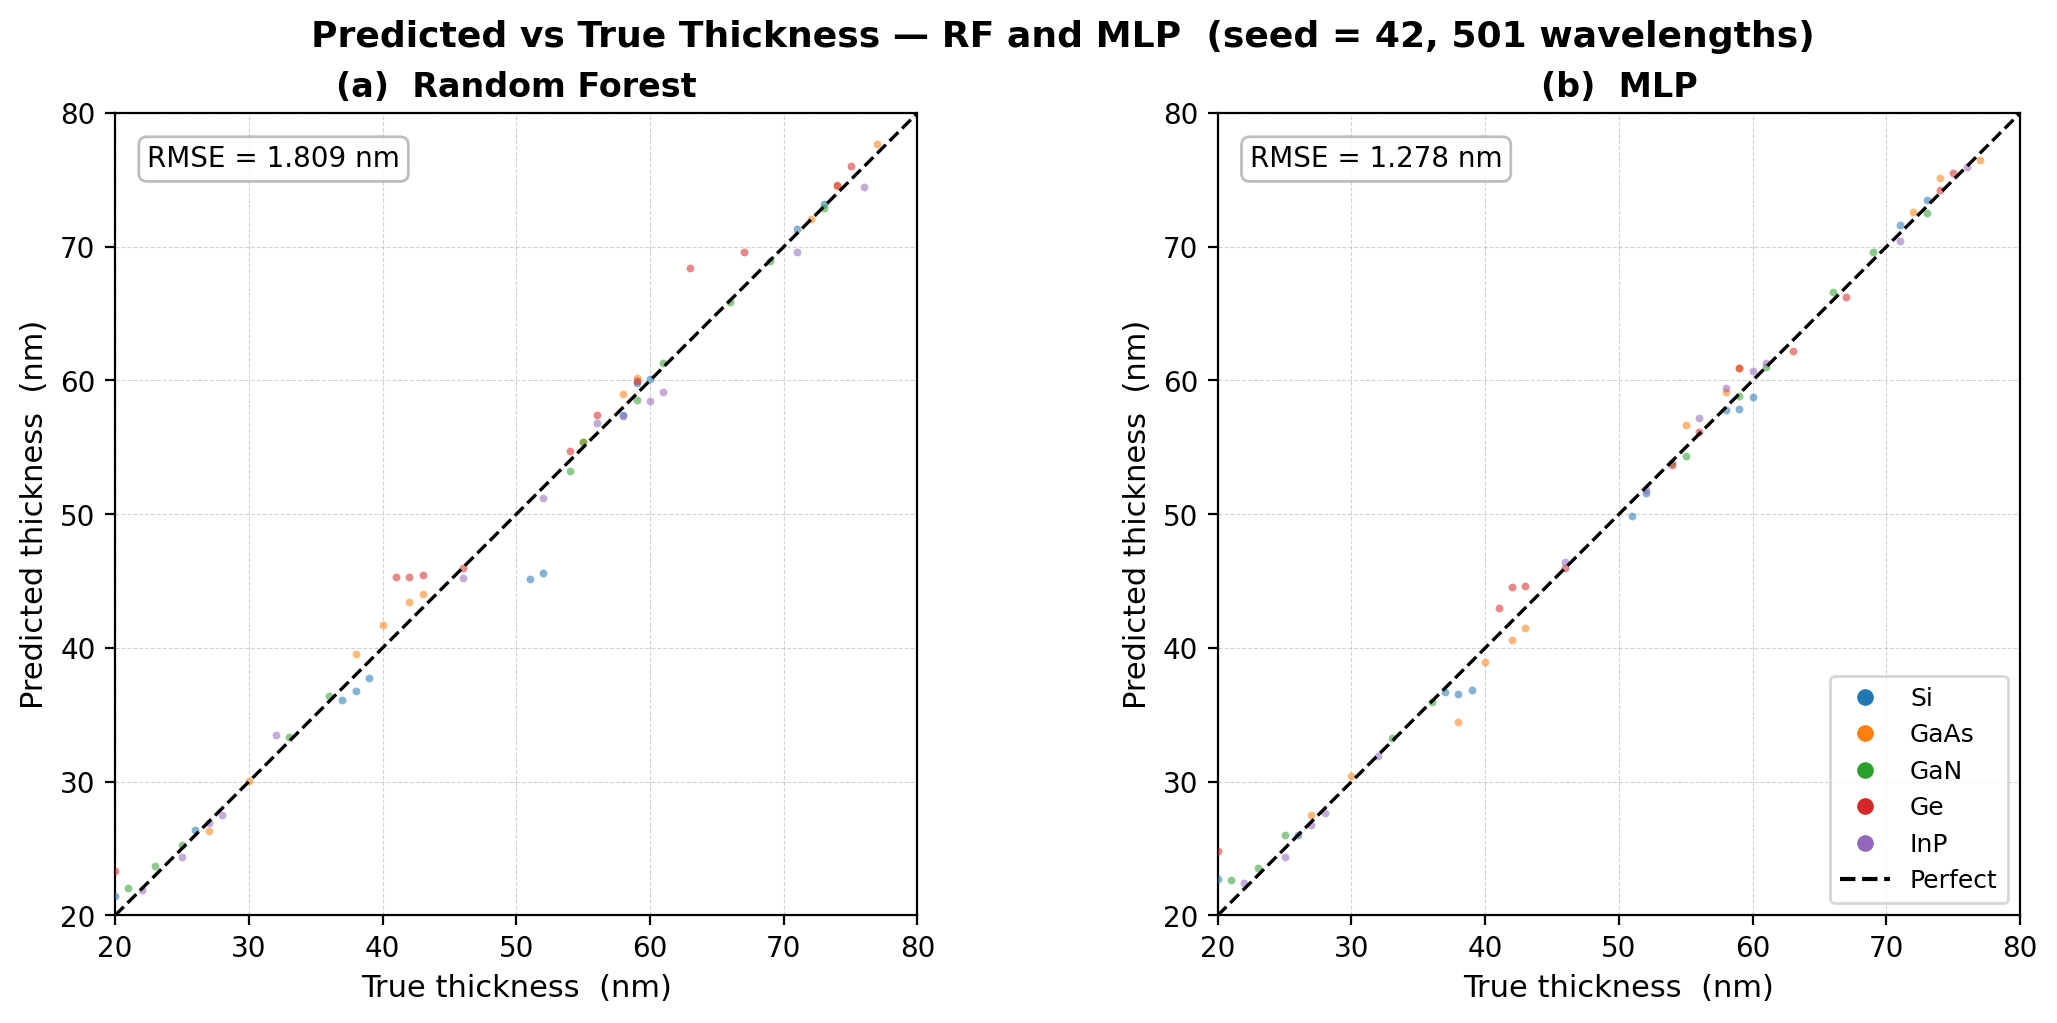

Reproduce this figure in Python.
"""
fig_5_1_predicted_vs_true.py
────────────────────────────
Figure 5.1 — Predicted vs true thickness scatter plots for
Random Forest and MLP at full feature set (501 wavelengths),
seed = 42, using the same training pipeline as ml_averaged.py.

Layout: 1 × 2 panels (RF left, MLP right)
Each panel:  scatter (colour = material), perfect-prediction diagonal,
             RMSE annotation, axis labels.

Output: figures/fig_5_1_predicted_vs_true.png
"""

import os
import sys
import numpy as np
import pandas as pd
import matplotlib
matplotlib.use('Agg')
import matplotlib.pyplot as plt
from matplotlib.lines import Line2D

from sklearn.ensemble         import RandomForestRegressor
from sklearn.neural_network   import MLPRegressor
from sklearn.preprocessing    import StandardScaler
from sklearn.model_selection  import train_test_split
from sklearn.metrics          import mean_squared_error

# ─────────────────────────────────────────────────────────────────
# Paths
# ─────────────────────────────────────────────────────────────────
SCRIPT_DIR = os.path.dirname(os.path.abspath(__file__))
DATA_PATH  = os.path.join(SCRIPT_DIR, '..', '6_ml_averaged', 'ellipsometry_dataset_raw.csv')
OUT_DIR    = SCRIPT_DIR
os.makedirs(OUT_DIR, exist_ok=True)

SEED = 42

COLORS = {
    'Si':   '#1f77b4',
    'GaAs': '#ff7f0e',
    'GaN':  '#2ca02c',
    'Ge':   '#d62728',
    'InP':  '#9467bd',
}

# ─────────────────────────────────────────────────────────────────
# Load & pivot (replicate ml_averaged.py exactly)
# ─────────────────────────────────────────────────────────────────
print("Loading dataset...")
df = pd.read_csv(DATA_PATH)

wavelengths = np.arange(300, 801, 1)   # 501 points

psi_wide = df.pivot_table(
    index=['material', 'thickness_nm'], columns='wavelength_nm', values='psi_deg'
)
delta_wide = df.pivot_table(
    index=['material', 'thickness_nm'], columns='wavelength_nm', values='delta_deg'
)
psi_wide.columns   = [f'psi_{int(c)}'   for c in psi_wide.columns]
delta_wide.columns = [f'delta_{int(c)}' for c in delta_wide.columns]

df_wide = pd.concat([psi_wide, delta_wide], axis=1).reset_index()

feature_cols = [f'psi_{w}' for w in wavelengths] + [f'delta_{w}' for w in wavelengths]
X = df_wide[feature_cols].values
y = df_wide['thickness_nm'].values
materials = df_wide['material'].values

# ─────────────────────────────────────────────────────────────────
# Train / test split (same as ml_averaged.py)
# ─────────────────────────────────────────────────────────────────
X_train, X_test, y_train, y_test, mat_train, mat_test = train_test_split(
    X, y, materials,
    test_size=0.2,
    random_state=SEED,
    stratify=materials,
)

# ─────────────────────────────────────────────────────────────────
# Random Forest
# ─────────────────────────────────────────────────────────────────
print("Training Random Forest (this may take ~60 s)...")
rf  = RandomForestRegressor(n_estimators=100, random_state=SEED, n_jobs=-1)
rf.fit(X_train, y_train)
rf_pred = rf.predict(X_test)
rf_rmse = np.sqrt(mean_squared_error(y_test, rf_pred))
print(f"  RF RMSE = {rf_rmse:.4f} nm")

# ─────────────────────────────────────────────────────────────────
# MLP (with StandardScaler)
# ─────────────────────────────────────────────────────────────────
print("Training MLP (this may take ~120 s)...")
scaler = StandardScaler()
X_tr_s = scaler.fit_transform(X_train)
X_te_s = scaler.transform(X_test)

mlp = MLPRegressor(
    hidden_layer_sizes=(256, 128, 64),
    activation='relu',
    max_iter=2000,
    random_state=SEED,
    early_stopping=True,
    validation_fraction=0.1,
)
mlp.fit(X_tr_s, y_train)
mlp_pred = mlp.predict(X_te_s)
mlp_rmse = np.sqrt(mean_squared_error(y_test, mlp_pred))
print(f"  MLP RMSE = {mlp_rmse:.4f} nm")

# ─────────────────────────────────────────────────────────────────
# Plot
# ─────────────────────────────────────────────────────────────────
fig, axes = plt.subplots(1, 2, figsize=(11, 5), constrained_layout=True)

PANEL_INFO = [
    ('(a)  Random Forest', rf_pred,  rf_rmse),
    ('(b)  MLP',           mlp_pred, mlp_rmse),
]

unique_mats = ['Si', 'GaAs', 'GaN', 'Ge', 'InP']

for ax, (title, y_pred, rmse) in zip(axes, PANEL_INFO):
    for mat in unique_mats:
        idx = mat_test == mat
        ax.scatter(
            y_test[idx], y_pred[idx],
            color=COLORS[mat], s=8, alpha=0.55, linewidths=0,
            label=mat, zorder=3,
        )

    # Perfect-prediction diagonal
    lims = [20, 80]
    ax.plot(lims, lims, 'k--', lw=1.2, zorder=4, label='Perfect prediction')

    ax.set_xlim(20, 80)
    ax.set_ylim(20, 80)
    ax.set_xlabel('True thickness  (nm)', fontsize=11)
    ax.set_ylabel('Predicted thickness  (nm)', fontsize=11)
    ax.set_title(title, fontsize=12, fontweight='bold')
    ax.set_aspect('equal', adjustable='box')
    ax.grid(True, linestyle='--', linewidth=0.4, alpha=0.55)
    ax.tick_params(labelsize=10)

    # RMSE annotation
    ax.text(
        0.04, 0.96,
        f'RMSE = {rmse:.3f} nm',
        transform=ax.transAxes,
        ha='left', va='top',
        fontsize=10,
        bbox=dict(boxstyle='round,pad=0.3', fc='white', ec='0.7', alpha=0.85),
    )

# Legend on the right panel (replace per-axes legends)
for ax in axes:
    ax.get_legend_handles_labels()   # clear auto-legend

handles_mat = [
    Line2D([0], [0], marker='o', color='w', markerfacecolor=COLORS[m],
           markersize=7, label=m)
    for m in unique_mats
]
handles_mat.append(Line2D([0], [0], color='k', lw=1.5, ls='--', label='Perfect'))

axes[1].legend(
    handles=handles_mat,
    loc='lower right',
    fontsize=9,
    frameon=True,
)

fig.suptitle(
    'Predicted vs True Thickness — RF and MLP  (seed = 42, 501 wavelengths)',
    fontsize=13, fontweight='bold',
)

out_path = os.path.join(OUT_DIR, 'fig_5_1_predicted_vs_true.png')
fig.savefig(out_path, dpi=200, bbox_inches='tight')
print(f"Saved: {out_path}")
